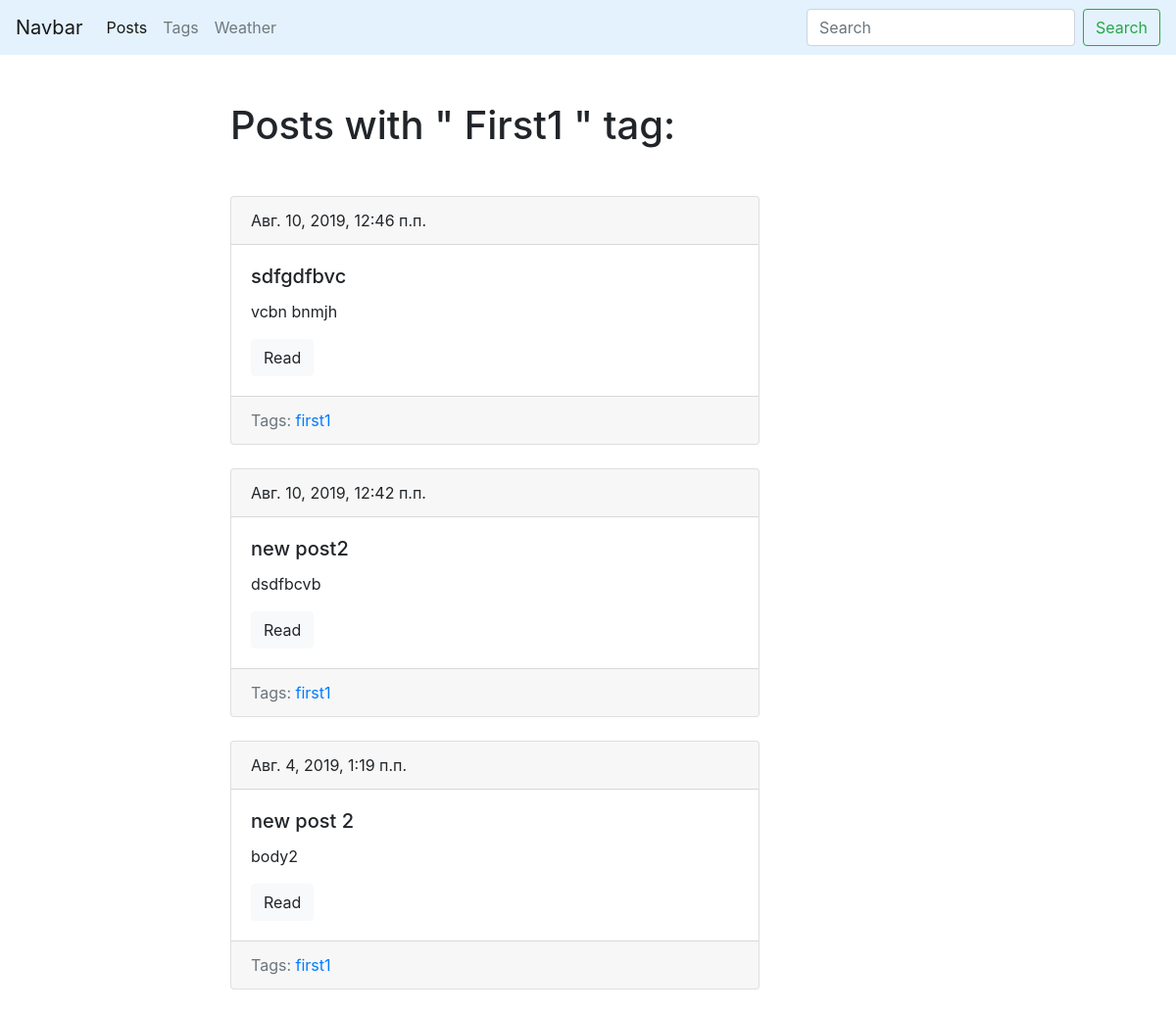
The page /blog/tag/first1 on the database as committed earlier.
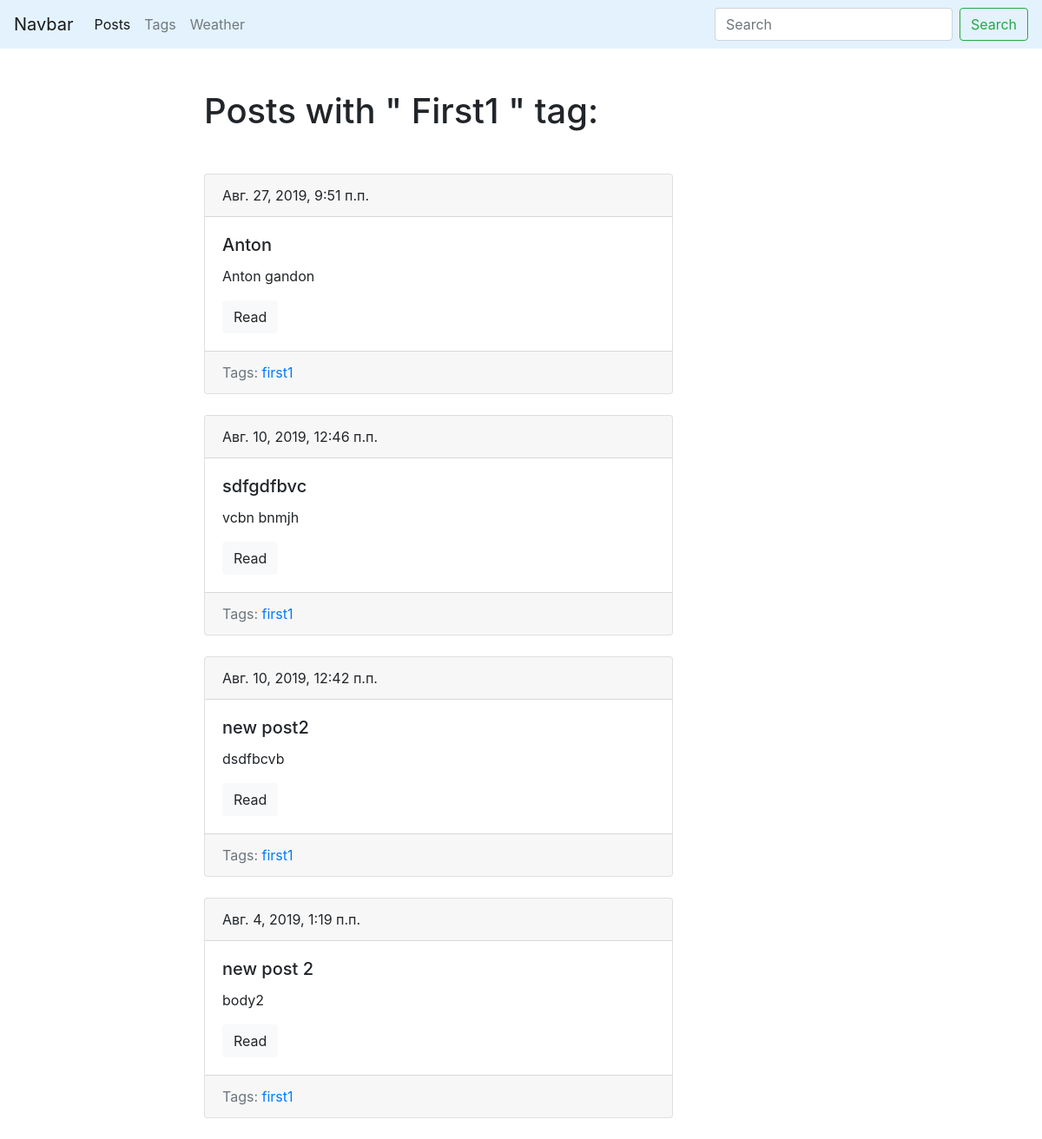
The same page on the database as committed later.
### blog/models.py (models this page shows, shortened)
class Tag(models.Model):
    title = models.CharField(max_length = 50,)
    slug = models.SlugField(max_length=50, unique = True)
    def get_absolute_url(self):
        return reverse('tag_detail_url', kwargs={ 'slug': self.slug })
    class Meta:
        ordering = ['title']

class Post(models.Model):
    title = models.CharField(max_length = 150, db_index = True)
    slug = models.SlugField(max_length = 150, blank = True, unique = True)
    body = models.TextField(blank = True, db_index = True)
    tags = models.ManyToManyField('Tag', blank = True, related_name = 'posts')
    date_pub = models.DateTimeField(auto_now_add = True)
    def get_absolute_url(self):
        return reverse('post_detail_url', kwargs={'slug': self.slug})
    class Meta:
        ordering = ['-date_pub']

### blog/views.py (the view)
# urls.py: path('tag/<str:slug>', TagDetail.as_view(), name = 'tag_detail_url'),
class TagDetail(ObjectDetailMixin, View):
    model = Tag
    template = 'blog/tag_detail.html'

### blog/utils.py (called while the page is built)
    def get(self, request, slug):
        obj = get_object_or_404(self.model, slug__iexact = slug)
        return render(request, self.template, context = {self.model.__name__.lower(): obj, 'admin_object': obj, 'detail': True})

### blog/templates/blog/tag_detail.html (shortened to what this page needs)
{% extends 'blog/base_blog.html' %}
{% block content %}
<h1 class="mb-5">Posts with " {{ tag.title|title }} " tag: </h1>
    {% for post in tag.posts.all %}
        {% include 'blog/includes/post_card_template.html' %}
    {% endfor %}
{% endblock %}

### blog/templates/blog/base_blog.html (shortened to what this page needs)
{% extends 'base.html' %}

### templates/base.html (shortened to what this page needs)
{% load static %}
<!DOCTYPE html>
<html>
<head>
	<link rel = 'stylesheet' href="https://stackpath.bootstrapcdn.com/bootstrap/4.3.1/css/bootstrap.min.css">
	<link rel="stylesheet" href="{% static 'css/styles.css' %}">
</head>
<body>
	{% block navigation %}
		{% include 'navigation.html' %}
	{% endblock navigation %}
	<div class="container mt-5">
		<div class="row">
			<div class="col-6 offset-md-2">
				{% block content %}{% endblock %}
			</div>
		</div>
	</div>
</body>
</html>

### templates/navigation.html (shortened to what this page needs)
<nav class="navbar navbar-expand-lg navbar-light" style="background-color: #e3f2fd;">
    <a class="navbar-brand" href="#">Navbar</a>
    <div class="collapse navbar-collapse" id="navbarSupportedContent">
        <ul class="navbar-nav mr-auto">
        <li class="nav-item active">
            <a class="nav-link" href="{% url 'posts_list_url' %}">Posts</a>
        </li>
        <li class="nav-item">
            <a class="nav-link" href="{% url 'tags_list_url'%}">Tags</a>
        </li>
        <li class="nav-item">
            <a class="nav-link" href="{% url 'weather_url' %}" tabindex="-1">Weather</a>
        </li>
        </ul>
        <form class="form-inline my-2 my-lg-0" action="{% url 'posts_list_url' %}">
        <input class="form-control mr-sm-2" type="search" placeholder="Search" aria-label="Search" name="search">
        <button class="btn btn-outline-success my-2 my-sm-0" type="submit">Search</button>
        </form>
    </div>
    </nav>

### blog/templates/blog/includes/post_card_template.html
<div class="card mb-4">
    <div class="card-header">
        {{ post.date_pub }}
    </div>
    <div class="card-body">
        <h5 class="card-title">{{ post.title }}</h5>
        <p class="card-text">{{ post.body| truncatewords:15 }}</p>
        <a href="{{ post.get_absolute_url }}" class="btn btn-light">Read</a>
    </div>
    <div class="card-footer text-muted">
        Tags:
        {% for tag in post.tags.all %}
            <a href="{{ tag.get_absolute_url }}">{{ tag.title }}</a>
        {% endfor %}
    </div>
</div>

Rows that differ between the two databases and show on the page:
added Post: date_pub "Авг. 27, 2019, 9:51 п.п.", title "Anton", body "Anton gandon", Tag (title "first1")
